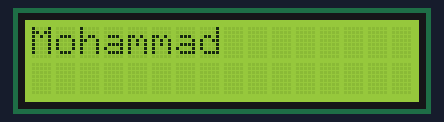
The sketch below on a simulated Arduino Uno, built with avr-gcc and run on an emulated ATmega328P. On the bench: 16×2 character LCD.

Above: at 0.16 s.
At 0.78 s:
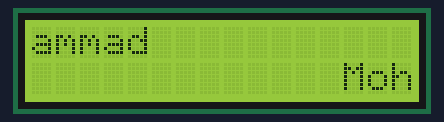
At 1.19 s:
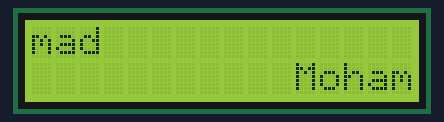
At 1.59 s:
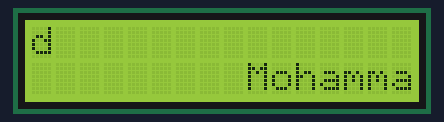
At 4.25 s:
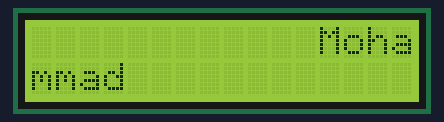
At 7.12 s:
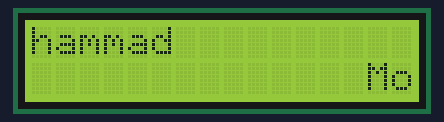

The sketch:

Code.ino
```cpp
#include <LiquidCrystal.h>

const int rs = 13, en = 12, d4 = 8, d5 = 9, d6 = 10, d7 = 11;
const char myName[] = "        Mohammad                ";
int start = 9;
int stringIndex;

LiquidCrystal lcd(rs, en, d4, d5, d6, d7);

void setup() {
  lcd.begin(16, 2);
  lcd.clear();
  lcd.print("Mohammad");
}

void loop() {

  delay(200);

  lcd.setCursor(0, 0);
  stringIndex = start;
  for(int i = 0; i < 16; i++)
  {
    if (stringIndex >= 32)
      stringIndex %= 32;
    lcd.print(myName[stringIndex]);
    stringIndex++;
  }
  lcd.setCursor(0, 1);
  stringIndex = start + 16;
  for(int i = 0; i < 16; i++)
  {
    if (stringIndex >= 32)
      stringIndex %= 32;
    lcd.print(myName[stringIndex]);
    stringIndex++;
  }

  start++;
  if(start >= 32)
    start = 0;
}
```

Measured:
- by itself, everything shown: repeats every 6.5 s, in 32 steps
